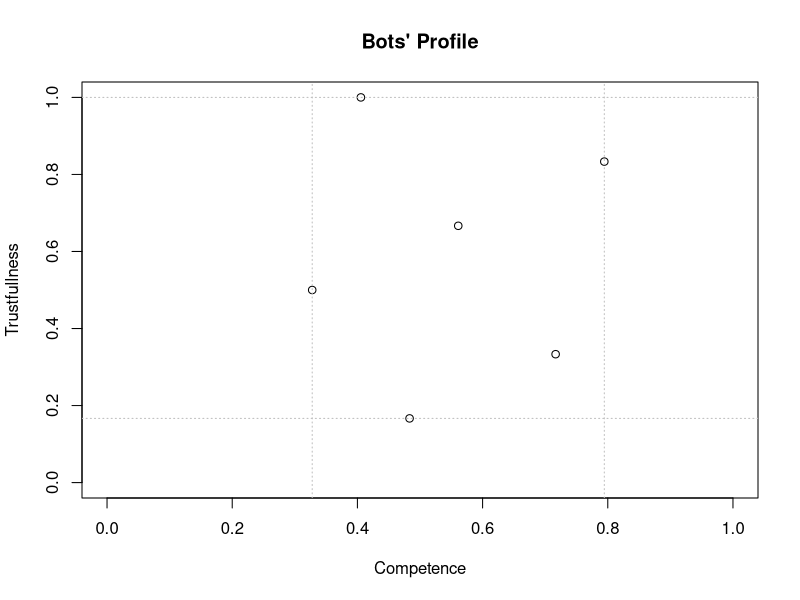
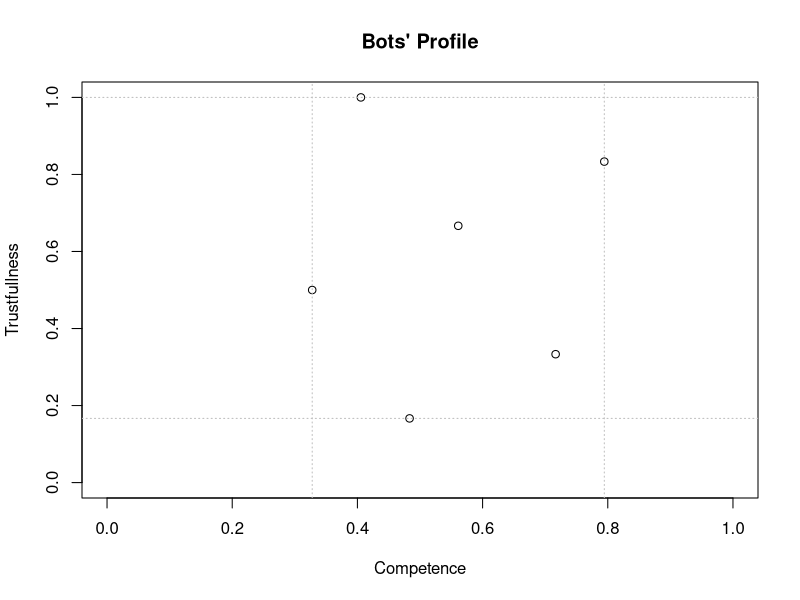

The R source for these figures, in order:
rm(list=ls())

time = 100 #Has to be even 


halton_sequence_gen = function(i,b){#Non random
  #Generate Halton sequence of base b
  r=0;f=1
  while (i>0){
    f = f/b
    r = r +f*(i%%b)
    i = i%/%b
  }
  return(r)
}

halton_ngen = function(ngen,b,width=1,height=1){
  a=numeric(ngen)
  for (i in 1:ngen){
    a[i]=halton_sequence_gen(i,b)
  }
  return(cbind(a*width,((1:ngen)/ngen)*height))
}

gen_gamestate <- function(time,seed=12345,display_profiles=T){
  set.seed(seed)
  true_state = sample(rep(0:1,time/2),time) #Shuffling without replacing so half/half
  true_state = rev(true_state) # To have less True at the beginnig with this seed
  slider_ticks = 0:3 #Be careful if you change this you have to change a lot of things this is not modulable
  
  #Generating profiles
  coord = halton_ngen(6,3,0.7,1)
  coord[,1] = coord[,1]+0.25
  if (display_profiles){
    plot(coord,xlim=c(0,1),ylim=c(0,1),ylab="Trustfullness",xlab="Competence",main="Bots' Profile")
    # abline(h=c(0.2,0.8),col='grey')
    # abline(v=c(0.25,0.95),col='grey')
    abline(v =c(min(coord[,1]),max(coord[,1])),lty=3,col='grey')
    abline(h =c(min(coord[,2]),max(coord[,2])),lty=3,col='grey')
    
  }
  # Old
  # competence = seq(1/6,1,1/6) #Competence of the six players
  # trustfullness = sample(competence) 
  
  competence = coord[,1]
  trustfullness = coord[,2]

  mat = matrix(NA,time,6)
  mat_simple = matrix(NA,time,6)
  for (i in 1:time){
    for (p in 1:6){
      rn = runif(1);rn2 = runif(1)
      if(rn<competence[p]){
        mat_simple[i,p]=true_state[i]
        if(rn2<trustfullness[p]){
          mat[i,p] = ifelse(true_state[i],3,0) #Here I am true and reliable so very confident 0 or 3 depending on the true state
        } else{
          mat[i,p] = ifelse(true_state[i],sample(2:3,1),sample(1:0,1))  #Here I am right but unreliable so random confidence right answer
        }
      }else{
        #THIS VERSION IF YOU FAIL COMPETENCE YOU ARE WRONG 
        #mat_simple[i,p]=(true_state[i]+1)%%2 #oposite of true_state
        #THIS VERSION IF YOU FAIL COMPETENCE YOU ARE RANDOM 
        #Proba to be really wrong when wrong 2/3
        
        #THIS VERSION IF YOU FAIL COMPETENCE YOU ARE CLOSE TO RANDOM
        p_list = list(c(2/3,1/3),c(1/3,2/3)) #True 2/3 to say no | False 2/3 to say Yes It could be .5 for pure randomness
        proba = p_list[[ifelse(true_state[i],1,2)]]
        mat_simple[i,p]=sample(0:1,1,prob = proba) #random
        if(rn2<trustfullness[p]){
          mat[i,p] = ifelse(mat_simple[i,p],1,2) #Here I am wrong and reliable so not very confident 1 or 2 depending on the true state
        } else{
          mat[i,p] = ifelse(mat_simple[i,p],sample(1:0,1),sample(2:3,1)) #Here I am wrong and unreliable so random confidence
        }
      }
    }
  }
  
  tab = cbind(mat,true_state)
  tab = as.data.frame(tab)
  names(tab) = c(paste0("P",1:6),"Stim")
  
  return(tab)
}

#Experiment set
tab = gen_gamestate(time)
write.csv(tab,"Game_Schedule.csv",row.names = F)

#Training set
tab = gen_gamestate(time,seed = 9872)
write.csv(tab,"Game_Schedule_Training.csv",row.names = F)
